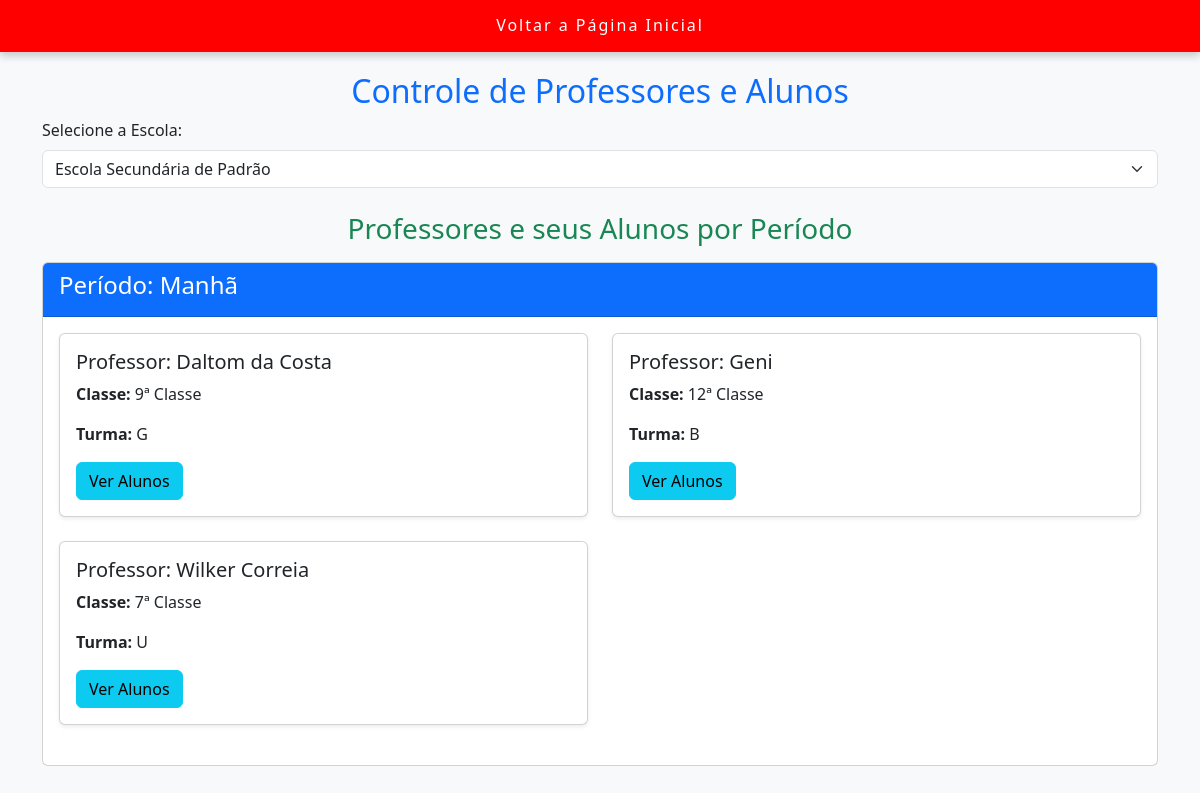
The app's page /dashboard/controlo/controlo.php?id_escola=35 (signed in), older data.
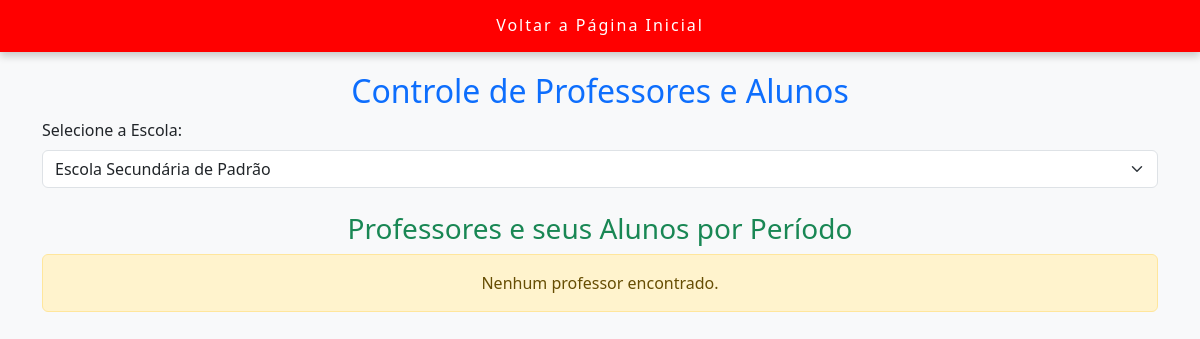
The same page, newer data.
### tables this page shows
CREATE TABLE IF NOT EXISTS `usuarios` (
  `id` int NOT NULL AUTO_INCREMENT,
  `nome` varchar(100) NOT NULL,
  `email` varchar(100) NOT NULL,
  `senha` varchar(255) NOT NULL,
  `tipo` enum('administrador','direcao','professor') NOT NULL,
  `id_escola` int DEFAULT NULL,
  `classe_id` int DEFAULT NULL,
  `turma_id` int DEFAULT NULL,
  `curso_id` int DEFAULT NULL,
  `periodo_dia_id` int DEFAULT NULL,
  PRIMARY KEY (`id`),
  UNIQUE KEY `email` (`email`),
  KEY `id_escola` (`id_escola`),
  KEY `fk_usuarios_classe` (`classe_id`),
  KEY `fk_usuarios_turma` (`turma_id`),
  KEY `fk_usuarios_curso` (`curso_id`),
  KEY `fk_usuarios_periodo_dia` (`periodo_dia_id`)
);

CREATE TABLE IF NOT EXISTS `classe` (
  `id` int NOT NULL AUTO_INCREMENT,
  `nivel_classe` varchar(50) NOT NULL,
  PRIMARY KEY (`id`)
);

CREATE TABLE IF NOT EXISTS `turma` (
  `id` int NOT NULL AUTO_INCREMENT,
  `nome_turma` varchar(50) NOT NULL,
  `escola_id` int DEFAULT NULL,
  `id_classe` int DEFAULT NULL,
  PRIMARY KEY (`id`),
  KEY `escola_id` (`escola_id`),
  KEY `fk_classe` (`id_classe`)
);

### dashboard/controlo/controlo.php (the view, shortened to what this page needs)
<?php
include_once($_SERVER['DOCUMENT_ROOT'].'/destp_pro/conexao/conexao.php');
$queryEscolas = "SELECT id, nome FROM escola ORDER BY nome";
$resultEscolas = $mysqli->query($queryEscolas);
$escolaSelecionada = isset($_GET['id_escola']) ? (int)$_GET['id_escola'] : 0;
$professoresPorPeriodo = [];
if ($escolaSelecionada > 0) {
    $stmt = $mysqli->prepare("SELECT u.id, u.nome, c.nivel_classe, t.nome_turma, p.id as periodo_id, COALESCE(p.descricao, 'Sem Período') as descricao
                              FROM usuarios u
                              LEFT JOIN classe c ON u.classe_id = c.id
                              LEFT JOIN turma t ON u.turma_id = t.id
                              LEFT JOIN periodo_dia p ON u.periodo_dia_id = p.id
                              WHERE u.tipo = 'professor' AND u.id_escola = ?
                              ORDER BY p.id, u.nome");
    $stmt->bind_param("i", $escolaSelecionada);
    $stmt->execute();
    $result = $stmt->get_result();
    while ($row = $result->fetch_assoc()) {
        $professoresPorPeriodo[$row['periodo_id']]['descricao'] = $row['descricao'];
        $professoresPorPeriodo[$row['periodo_id']]['professores'][] = $row;
    }
}
?>
<!DOCTYPE html>
<html lang="pt-BR">
<head>
    <link href="https://cdn.jsdelivr.net/npm/bootstrap@5.3.0/dist/css/bootstrap.min.css" rel="stylesheet">
</head>
<body class="bg-light">
<button class="fixed-top-button" onclick="window.location.href='/destp_pro/dashboard/dashboard.php'">
  <i class="fas fa-arrow-left"></i> Voltar a Página Inicial
</button>
<br>
<br>
    <div class="container my-4">
        <h2 class="text-center text-primary">Controle de Professores e Alunos</h2>
        <form method="GET" class="mb-4">
            <label for="id_escola" class="form-label">Selecione a Escola:</label>
            <select name="id_escola" id="id_escola" class="form-select" onchange="this.form.submit()">
                <?php while ($escola = $resultEscolas->fetch_assoc()): ?>
                    <option value="<?= $escola['id'] ?>" <?= ($escolaSelecionada == $escola['id']) ? 'selected' : '' ?>>
                        <?= htmlspecialchars($escola['nome']) ?>
                    </option>
                <?php endwhile; ?>
            </select>
        </form>
        <?php if ($escolaSelecionada > 0): ?>
            <h3 class="text-center text-success">Professores e seus Alunos por Período</h3>
            <?php if (count($professoresPorPeriodo) > 0): ?>
                <?php foreach ($professoresPorPeriodo as $periodo): ?>
                    <div class="card my-3">
                        <div class="card-header bg-primary text-white">
                            <h4>Período: <?= htmlspecialchars($periodo['descricao'] ?? 'Sem Período') ?></h4>
                        </div>
                        <div class="card-body">
                            <div class="row">
                                <?php foreach ($periodo['professores'] as $professor): ?>
                                    <div class="col-md-6">
                                        <div class="card shadow-sm mb-4">
                                            <div class="card-body">
                                                <h5 class="card-title">Professor: <?= htmlspecialchars($professor['nome']) ?></h5>
                                                <p class="card-text"><strong>Classe:</strong> <?= htmlspecialchars($professor['nivel_classe'] ?? 'N/A') ?></p>
                                                <p class="card-text"><strong>Turma:</strong> <?= htmlspecialchars($professor['nome_turma'] ?? 'N/A') ?></p>
                                                <button class="btn btn-info" type="button" data-bs-toggle="collapse" data-bs-target="#alunos-<?= $professor['id'] ?>">Ver Alunos</button>
                                            </div>
                                        </div>
                                    </div>
                                <?php endforeach; ?>
                            </div>
                        </div>
                    </div>
                <?php endforeach; ?>
            <?php else: ?>
                <p class="alert alert-warning text-center">Nenhum professor encontrado.</p>
            <?php endif; ?>
        <?php endif; ?>
    </div>
</body>
</html>

Row changes from the older to the newer data that the page shows:
removed usuarios: nome "Daltom da Costa", classe.nivel_classe "9ª Classe", turma.nome_turma "G"
removed usuarios: nome "Geni", classe.nivel_classe "12ª Classe", turma.nome_turma "B"
removed usuarios: nome "Wilker Correia", classe.nivel_classe "7ª Classe", turma.nome_turma "U"
Text that changed along with them:
text now shown: "Nenhum professor encontrado."
list line gone: "Período: Manhã"
